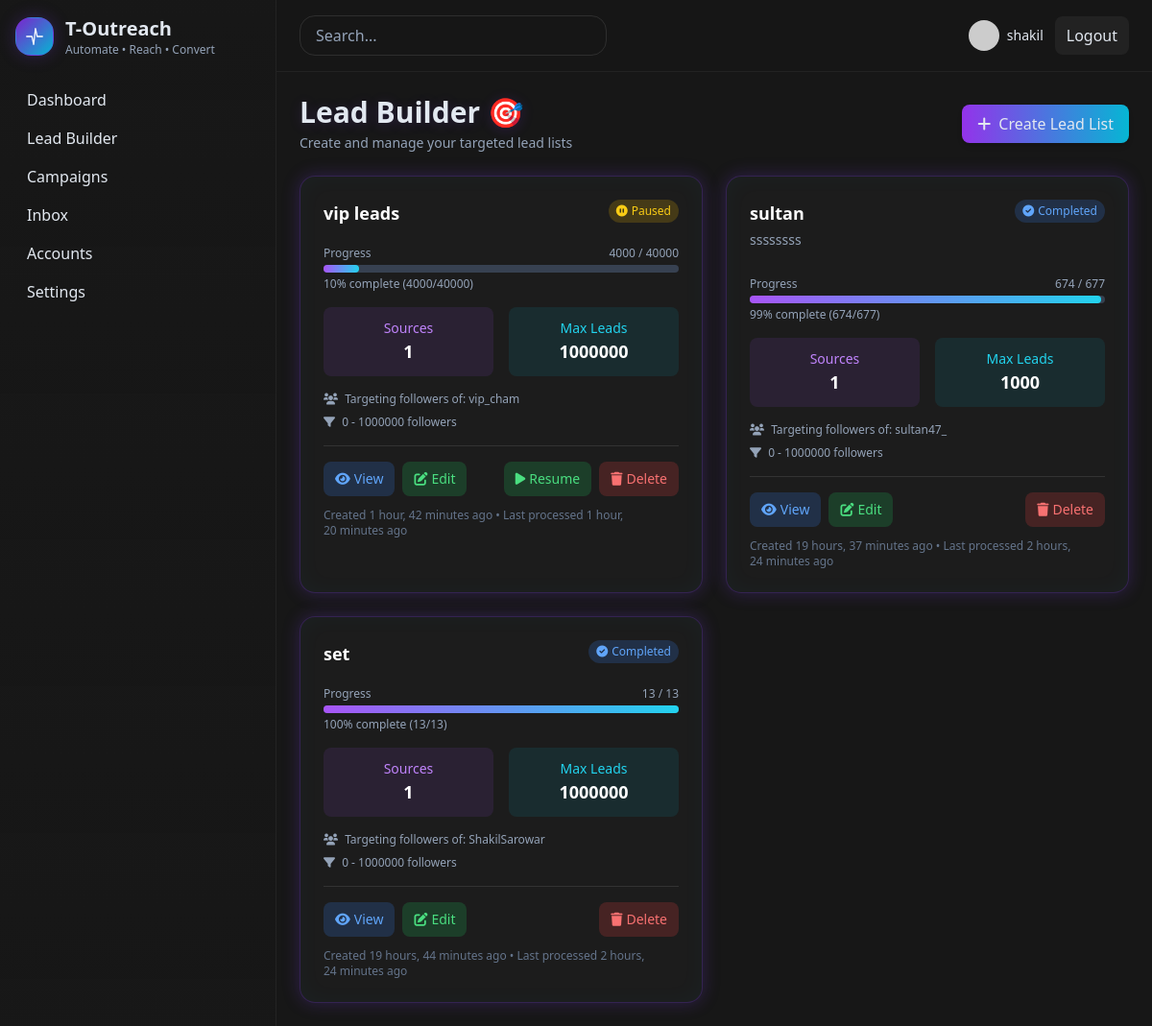
/lead-builder/ (signed in), run on an earlier commit of the app's database.
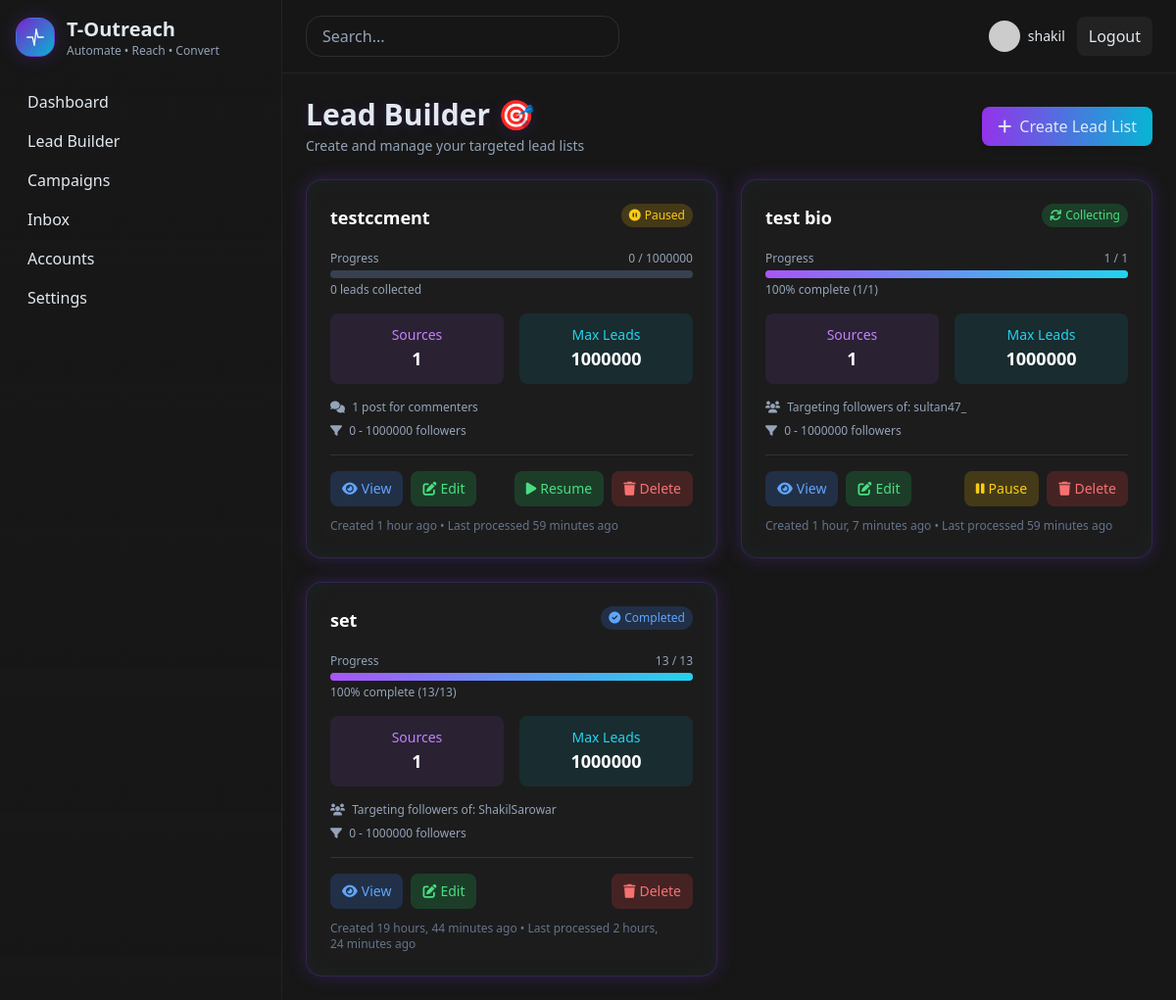
And on a later commit of the database.
### main/models.py (models this page shows, shortened)
class LeadList(models.Model):
    STATUS_CHOICES = [
        ('PENDING', 'Pending'),
        ('COLLECTING', 'Collecting'),
        ('COMPLETED', 'Completed'),
        ('PAUSED', 'Paused'),
        ('ERROR', 'Error'),
    ]
    user = models.ForeignKey(User, on_delete=models.CASCADE, related_name='lead_lists')
    name = models.CharField(max_length=200)
    description = models.TextField(blank=True, null=True)
    target_usernames = models.JSONField(default=list, help_text="List of Twitter usernames to target followers")
    target_post_urls = models.JSONField(default=list, help_text="List of Twitter post URLs to target commenters")
    min_followers = models.IntegerField(default=0)
    max_followers = models.IntegerField(default=1000000)
    locations = models.JSONField(default=list, blank=True, help_text="List of target locations")
    bio_keywords = models.JSONField(default=list, blank=True, help_text="Keywords to match in bio")
    exclude_keywords = models.JSONField(default=list, blank=True, help_text="Keywords to exclude from bio")
    status = models.CharField(max_length=10, choices=STATUS_CHOICES, default='PENDING')
    total_collected = models.IntegerField(default=0)
    max_leads = models.IntegerField(default=1000000)  # Hard limit of 1M
    estimated_total_leads = models.IntegerField(default=0, help_text="Estimated total leads available based on followers found")
    last_processed_at = models.DateTimeField(blank=True, null=True)
    current_batch_user = models.CharField(max_length=100, blank=True, null=True)
    current_batch_offset = models.IntegerField(default=0)
    error_message = models.TextField(blank=True, null=True)
    pagination_state = models.JSONField(
        default=dict,
        help_text="Stores pagination state for each target (usernames, post URLs)"
    )
    created_at = models.DateTimeField(auto_now_add=True)
    updated_at = models.DateTimeField(auto_now=True)
    def get_progress_percentage(self):
        if self.estimated_total_leads == 0:
            return 0
        return min(100, int((self.total_collected / self.estimated_total_leads) * 100))
    def get_progress_display(self):
        if self.estimated_total_leads == 0:
            return f"{self.total_collected} leads collected"
        percentage = self.get_progress_percentage()
        return f"{percentage}% complete ({self.total_collected}/{self.estimated_total_leads})"
    def get_total_sources_count(self):
        return len(self.target_usernames or []) + len(self.target_post_urls or [])

### main/views.py (the view)
# urls.py: path('lead-builder/', views.lead_builder_list, name='lead_builder_list'),
@login_required
def lead_builder_list(request):
    lead_lists = LeadList.objects.filter(user=request.user).order_by('-created_at')
    paginator = Paginator(lead_lists, 10)
    page_number = request.GET.get('page')
    page_obj = paginator.get_page(page_number)
    for lead_list in page_obj:
        lead_list.progress_percentage = lead_list.get_progress_percentage()
        lead_list.progress_display = lead_list.get_progress_display()
        lead_list.total_sources = lead_list.get_total_sources_count()
    return render(request, 'dashboard/lead_builder/list.html', {
        'lead_lists': page_obj,
        'page_obj': page_obj
    })

### templates/dashboard/lead_builder/list.html (shortened to what the changed rows need)
{% extends "dashboard/base.html" %}
{% block content %}
<div class="p-6">
    <div class="flex items-center justify-between mb-6">
        <div>
            <h1 class="text-3xl font-bold glow-text">Lead Builder 🎯</h1>
        </div>
    </div>
    {% if lead_lists %}
        <div class="grid grid-cols-1 lg:grid-cols-2 xl:grid-cols-3 gap-6">
            {% for lead_list in lead_lists %}
            <div class="p-6 rounded-2xl neon-border bg-neutral-800/40 hover:bg-neutral-800/60 transition-all">
                <div class="flex items-start justify-between mb-4">
                    <div class="flex-1">
                        <h3 class="text-lg font-semibold text-white mb-1">{{ lead_list.name }}</h3>
                        {% if lead_list.description %}
                            <p class="text-sm text-slate-400 mb-3">{{ lead_list.description|truncatechars:100 }}</p>
                        {% endif %}
                    </div>
                    <div class="flex items-center gap-2 ml-4">
                        {% if lead_list.status == 'COLLECTING' %}
                            <span class="px-2 py-1 rounded-full bg-green-500/20 text-green-400 text-xs">
                                <i class="fas fa-sync fa-spin mr-1"></i>Collecting
                            </span>
                        {% elif lead_list.status == 'COMPLETED' %}
                            <span class="px-2 py-1 rounded-full bg-blue-500/20 text-blue-400 text-xs">
                                <i class="fas fa-check-circle mr-1"></i>Completed
                            </span>
                        {% elif lead_list.status == 'PAUSED' %}
                            <span class="px-2 py-1 rounded-full bg-yellow-500/20 text-yellow-400 text-xs">
                                <i class="fas fa-pause-circle mr-1"></i>Paused
                            </span>
                        {% elif lead_list.status == 'ERROR' %}
                            <span class="px-2 py-1 rounded-full bg-red-500/20 text-red-400 text-xs">
                                <i class="fas fa-exclamation-circle mr-1"></i>Error
                            </span>
                        {% else %}
                            <span class="px-2 py-1 rounded-full bg-gray-500/20 text-gray-400 text-xs">
                                <i class="fas fa-clock mr-1"></i>Pending
                            </span>
                        {% endif %}
                    </div>
                </div>
                <div class="mb-4">
                    <div class="flex justify-between text-xs text-slate-400 mb-1">
                        <span>Progress</span>
                        {% if lead_list.estimated_total_leads > 0 %}
                            <span>{{ lead_list.total_collected|floatformat:0 }} / {{ lead_list.estimated_total_leads|floatformat:0 }}</span>
                        {% else %}
                            <span>{{ lead_list.total_collected|floatformat:0 }} / {{ lead_list.max_leads|floatformat:0 }}</span>
                        {% endif %}
                    </div>
                    <div class="w-full bg-gray-700 rounded-full h-2">
                        <div class="bg-gradient-to-r from-purple-500 to-cyan-400 h-2 rounded-full transition-all"
                             style="width: {{ lead_list.progress_percentage|floatformat:1 }}%"></div>
                    </div>
                    <div class="text-xs text-slate-400 mt-1">{{ lead_list.progress_display }}</div>
                </div>
                <div class="grid grid-cols-2 gap-4 mb-4">
                    <div class="text-center p-3 rounded-lg bg-purple-500/10">
                        <div class="text-sm text-purple-400">Sources</div>
                        <div class="text-lg font-semibold text-white">
                            {{ lead_list.total_sources }}
                        </div>
                    </div>
                    <div class="text-center p-3 rounded-lg bg-cyan-500/10">
                        <div class="text-sm text-cyan-400">Max Leads</div>
                        <div class="text-lg font-semibold text-white">{{ lead_list.max_leads|floatformat:0 }}</div>
                    </div>
                </div>
                <div class="space-y-2 mb-4 text-xs text-slate-400">
                    {% if lead_list.target_usernames %}
                        <div>
                            <i class="fas fa-users mr-1"></i>
                            Targeting followers of: {{ lead_list.target_usernames|slice:":3"|join:", " }}
                        </div>
                    {% endif %}
                    {% if lead_list.target_post_urls %}
                        <div>
                            <i class="fas fa-comments mr-1"></i>
                            {{ lead_list.target_post_urls|length }} post{{ lead_list.target_post_urls|length|pluralize }} for commenters
                        </div>
                    {% endif %}
                    <div>
                        <i class="fas fa-filter mr-1"></i>
                        {{ lead_list.min_followers|floatformat:0 }} - {{ lead_list.max_followers|floatformat:0 }} followers
                    </div>
                </div>
                <div class="flex items-center justify-between pt-4 border-t border-white/10">
                    <div class="flex items-center gap-2">
                        <a href="{% url 'lead_builder_detail' lead_list.id %}"
                           class="px-3 py-2 rounded-lg bg-blue-500/20 text-blue-400 hover:bg-blue-500/30 transition-colors text-sm">
                            <i class="fas fa-eye mr-1"></i>View
                        </a>
                        <a href="{% url 'lead_builder_edit' lead_list.id %}"
                           class="px-3 py-2 rounded-lg bg-green-500/20 text-green-400 hover:bg-green-500/30 transition-colors text-sm">
                            <i class="fas fa-edit mr-1"></i>Edit
                        </a>
                    </div>
                    <div class="flex items-center gap-2">
                        {% if lead_list.status in 'COLLECTING,PAUSED' %}
                            <button onclick="toggleCollection({{ lead_list.id }})"
                                    id="toggle-btn-{{ lead_list.id }}"
                                    class="px-3 py-2 rounded-lg {% if lead_list.status == 'COLLECTING' %}bg-yellow-500/20 text-yellow-400 hover:bg-yellow-500/30{% else %}bg-green-500/20 text-green-400 hover:bg-green-500/30{% endif %} transition-colors text-sm">
                                {% if lead_list.status == 'COLLECTING' %}
                                    <i class="fas fa-pause mr-1"></i>Pause
                                {% else %}
                                    <i class="fas fa-play mr-1"></i>Resume
                                {% endif %}
                            </button>
                        {% endif %}
                        <a href="{% url 'lead_builder_delete' lead_list.id %}"
                           class="px-3 py-2 rounded-lg bg-red-500/20 text-red-400 hover:bg-red-500/30 transition-colors text-sm">
                            <i class="fas fa-trash mr-1"></i>Delete
                        </a>
                    </div>
                </div>
                <div class="text-xs text-slate-500 mt-3">
                    Created {{ lead_list.created_at|timesince }} ago
                    {% if lead_list.last_processed_at %}
                        • Last processed {{ lead_list.last_processed_at|timesince }} ago
                    {% endif %}
                </div>
            </div>
            {% endfor %}
        </div>
    {% endif %}
</div>
<link rel="stylesheet" href="https://cdnjs.cloudflare.com/ajax/libs/font-awesome/6.0.0/css/all.min.css">
{% endblock %}

What changed in the data, as far as the page shows it:
removed LeadList: name "vip leads", status "PAUSED" (drawn), total_collected "4000", estimated_total_leads "40000", {{ lead_list.progress_percentage|floatformat:1 }} 10.0 (drawn), progress_display "10% complete (4000/40000)", total_sources "1", max_leads "1000000", target_usernames "vip_cham", min_followers "0", max_followers "1000000", created_at "1 hour, 42 minutes", last_processed_at "1 hour, 20 minutes"
removed LeadList: name "sultan", description "ssssssss", status "COMPLETED" (drawn), total_collected "674", estimated_total_leads "677", {{ lead_list.progress_percentage|floatformat:1 }} 99.0 (drawn), progress_display "99% complete (674/677)", total_sources "1", max_leads "1000", target_usernames "sultan47_", min_followers "0", max_followers "1000000", created_at "19 hours, 37 minutes", last_processed_at "2 hours, 24 minutes"
added LeadList: name "testccment", status "PAUSED" (drawn), total_collected "0", max_leads "1000000", progress_display "0 leads collected", total_sources "1", target_post_urls|length "1", min_followers "0", max_followers "1000000", created_at "1 hour", last_processed_at "59 minutes"
added LeadList: name "test bio", status "COLLECTING" (drawn), total_collected "1", estimated_total_leads "1", {{ lead_list.progress_percentage|floatformat:1 }} 100.0 (drawn), progress_display "100% complete (1/1)", total_sources "1", max_leads "1000000", target_usernames "sultan47_", min_followers "0", max_followers "1000000", created_at "1 hour, 7 minutes", last_processed_at "59 minutes"
